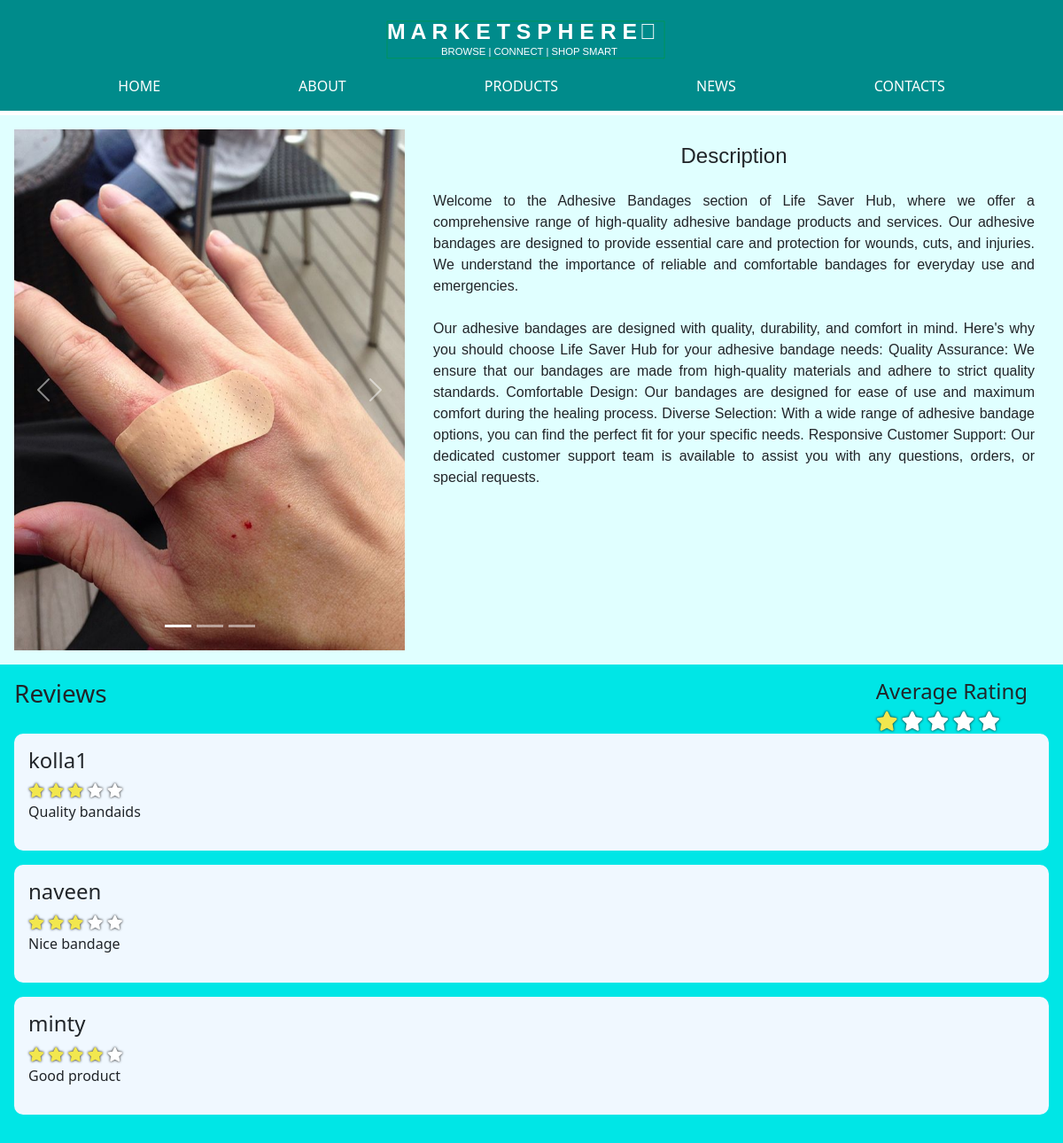
/includes/Adhesive_Bandages.php, run on the app's committed database.
### tables this page shows
CREATE TABLE `Products` (
  `productId` int(11) NOT NULL,
  `productName` varchar(45) NOT NULL,
  `productCompany` varchar(45) NOT NULL,
  `productImgUrl` varchar(45) NOT NULL,
  `productPrice` decimal(7,2) NOT NULL,
  `productShortDesc` varchar(255) NOT NULL,
  `productHits` int(11) NOT NULL,
  `productRating` int(11) NOT NULL,
  `productRatingCount` int(11) NOT NULL,
  `productAvgRating` varchar(45) NOT NULL,
  `productReviewCount` int(11) NOT NULL
);

CREATE TABLE `Ratings` (
  `idRatings` int(11) NOT NULL,
  `userName` varchar(45) NOT NULL,
  `productID` int(11) NOT NULL,
  `companyName` varchar(45) NOT NULL,
  `rating` int(11) NOT NULL,
  `review` varchar(255) NOT NULL
);

### includes/Adhesive_Bandages.php (the view, shortened to what this page needs)
<?php session_start();  include_once 'dbconnect.php';?>
<?php
    $result = $conn->query("SELECT * FROM Products where productId = 4");
    $prod = $result -> fetch_assoc();
    $hits = $prod["productHits"] + 1;
    $conn->query("UPDATE Products SET productHits = ".$hits." WHERE productId = 4");
?>
<!DOCTYPE html>
<html lang="en">
<head>
    <?php include 'head.php' ?>
</head>
<body class="australiaPage">
    <?php $page='Australia'; include 'navbar.php' ?>
    <div class="topContainer">
        <div id="myCarousel" class="carousel slide" data-bs-ride="carousel">
            <div class="carousel-indicators">
            <button type="button" data-bs-target="#myCarousel" data-bs-slide-to="0" class="active"></button>
            <button type="button" data-bs-target="#myCarousel" data-bs-slide-to="1"></button>
            <button type="button" data-bs-target="#myCarousel" data-bs-slide-to="2"></button>
            </div>
            <div class="carousel-inner">
            <div class="carousel-item active">
                <img src="../img/bandage3.jpeg" alt="Adhesive Tape1" class="d-block" style="width:100%">
            </div>
            </div>
            <button class="carousel-control-prev" type="button" data-bs-target="#myCarousel" data-bs-slide="prev">
            <span class="carousel-control-prev-icon"></span>
            </button>
            <button class="carousel-control-next" type="button" data-bs-target="#myCarousel" data-bs-slide="next">
            <span class="carousel-control-next-icon"></span>
            </button>
        </div>
        <div class="longDescContainer">
            <h4 class="Desctext">Description</h4>
            <p class="longDesc">
            Welcome to the Adhesive Bandages section of Life Saver Hub, where we offer a comprehensive range of high-quality adhesive bandage products and services. Our adhesive bandages are designed to provide essential care and protection for wounds, cuts, and injuries. We understand the importance of reliable and comfortable bandages for everyday use and emergencies.
            <br>
            <br>
           Our adhesive bandages are designed with quality, durability, and comfort in mind. Here's why you should choose Life Saver Hub for your adhesive bandage needs:
            Quality Assurance: We ensure that our bandages are made from high-quality materials and adhere to strict quality standards.
            Comfortable Design: Our bandages are designed for ease of use and maximum comfort during the healing process.
            Diverse Selection: With a wide range of adhesive bandage options, you can find the perfect fit for your specific needs.
            Responsive Customer Support: Our dedicated customer support team is available to assist you with any questions, orders, or special requests.
            </p>
        </div>
    </div>
    <div class="bottomContainer">
        <div class="containerHeader">
            <h3 class="reviewsText">Reviews</h4>
            <?php
                $sql = "SELECT * FROM Products WHERE productID = 4";
                $result = mysqli_query($conn, $sql);
                $rows = mysqli_num_rows($result);
                if($rows > 0)
                {
                    while($row = $result->fetch_assoc())
                    {
                        echo "<div class='reviewContainer'>\n";
                            echo"<h4 style='margin-right:1em'>Average Rating</h4>";
                            for($i = 1; $i<=5; $i++)
                            {
                                $roundedRating = ceil($row["productAvgRating"]);
                                echo "<i class='fa fa-star ";
                                if($i <= $roundedRating)
                                {
                                    echo "checked";
                                }
                                else
                                {
                                    echo "unchecked";
                                }
                                echo"'></i>\n";
                            }
                    echo "</div>\n";
                    }
                }
            ?>
        </div>
        <?php
            $sql = "SELECT * FROM Ratings WHERE productID = 4";
            $result = mysqli_query($conn, $sql);
            $rows = mysqli_num_rows($result);
            if($rows > 0)
            {
                while($row = $result->fetch_assoc())
                {
                    echo "<div class='topReviewContainer'>\n";
                        echo "<div class='ratingContainer'>\n";
                            echo "<h4 class='currentUser'>".$row['userName']."</h4>";
                            for($i=1; $i<=5; $i++)
                            {
                                echo "<i class='fa fa-star ";
                                if($i <= $row['rating'])
                                {
                                    echo "checked";
                                }
                                else
                                {
                                    echo "unchecked";
                                }
                                echo"'></i>\n";
                            }
                        echo "</div>\n";
                        echo "<div class='reviewContainer'>\n";
                            echo "<p class='reviewText'>".$row['review']."</p>";
                        echo "</div>\n";
                    echo "</div>\n";
                }
            }
        ?>
    </div>
</body>

### includes/head.php (shortened to what this page needs)
<link href="https://cdn.jsdelivr.net/npm/bootstrap@5.2.1/dist/css/bootstrap.min.css" rel="stylesheet">
<link rel="stylesheet" href="../css/main.css">
<link rel="stylesheet" href="https://cdnjs.cloudflare.com/ajax/libs/font-awesome/6.2.1/css/all.min.css"></style>
<link rel="stylesheet" href="../css/animate.css">

### includes/navbar.php (shortened to what this page needs)
        <nav class="navbar navbar-expand-sm fixed-top">
            <div class="container-fluid">
                <a class="navbar-brand animate__animated animate__slideInDown" href="../index.php">
                    <img src="../img/Spartan_Marketplace_Icon.svg" alt="GTS Tours Logo" style="width:17em;">
                </a>
            <ul class="navbar-nav">
            <li class="nav-item">
                <a class="nav-link
                    <?php
                        if($page == 'Home' || $page == "Secure")
                        {
                            echo 'active';
                        }
                    ?>"
                href=<?php
                        if(isset($_SESSION["isSecure"]))
                        {
                            if($_SESSION["isSecure"])
                            {
                                echo 'publicsecuresection.php';
                            }
                            else
                            {
                                echo '../index.php';
                            }
                        }
                        else if(isset($_SESSION["isAdmin"]))
                        {
                            if($_SESSION["isAdmin"])
                            {
                                echo 'securesection.php';
                            }
                        }
                        else
                        {
                            echo '../index.php';
                        }
                    ?>
                >HOME</a>
            </li>
            <li class="nav-item">
                <a class="nav-link <?php if($page == 'About') { echo 'active';}?>"
                href=<?php if($page != 'Home') { echo 'about.php';} else { echo 'includes/about.php';}?>
                >ABOUT</a>
            </li>
            <li class="nav-item">
                <a class="nav-link <?php if($page == 'Products') { echo 'active';}?>"
                href=<?php if($page != 'Home') { echo 'products.php';} else { echo 'includes/products.php';}?>>PRODUCTS</a>
            </li>
            <li class="nav-item">
                <a class="nav-link <?php if($page == 'News') { echo 'active';}?>"
                href=<?php if($page != 'Home') { echo 'news.php';} else { echo 'includes/news.php';}?>>NEWS</a>
            </li>
            <li class="nav-item">
                <a class="nav-link <?php if($page == 'Contact') { echo 'active';}?>"
                href=<?php if($page != 'Home') { echo 'contacts.php';} else { echo 'includes/contacts.php';}?>>CONTACTS</a>
            </li>
        </ul>
    </div>
</nav>

### css/main.css (style rules this page uses)
body, .aboutPage, .contactsPage, .productsPage, .newsPage, .securePage, .trackPage { -webkit-background-size: cover; -moz-background-size: cover; -o-background-size: cover; background-size: cover; padding-top: 130px; }
nav.navbar { background: DarkCyan; }
div.container-fluid { flex-direction: column; }
nav.navbar .nav-item { padding: 0 70px; }
nav.navbar .nav-item .nav-link { color: #fff; }
.topContainer { background: lightcyan; padding: 1em; display: flex; }
.topContainer .longDescContainer { padding: 1em; text-align: justify; padding-left: 2em; width: 70%; }
.topContainer .longDescContainer .Desctext { text-align: center; margin-bottom: 1em; }
.topContainer .longDescContainer .Desctext, .topContainer .longDescContainer .longDesc { font-family: 'Noto Sans SC', sans-serif; }
.ratingContainer .checked, .reviewContainer .checked { color: #f2e74e; text-shadow: 0 0 3px #000; }
.ratingContainer .unchecked, .reviewContainer .unchecked { color: #fff; text-shadow: 0 0 3px #000; }
.topContainer #myCarousel { width: 500px; }
.bottomContainer { padding: 1em; background: #00e6e6; }
.topReviewContainer { padding: 1em; background: aliceblue; border-radius: 10px; margin-bottom: 1em }
.containerHeader { display: flex; justify-content: space-between; }
.reviewContainer { align-items: center; }
.reviewContainer .checked, .reviewContainer .unchecked { font-size: 22px; }

### data on the page
products: productAvgRating "1" (drawn)
ratings: userName "kolla1", rating 3 (drawn), review "Quality bandaids"
ratings: userName "naveen", rating 3 (drawn), review "Nice bandage"
ratings: userName "minty", rating 4 (drawn), review "Good product"
